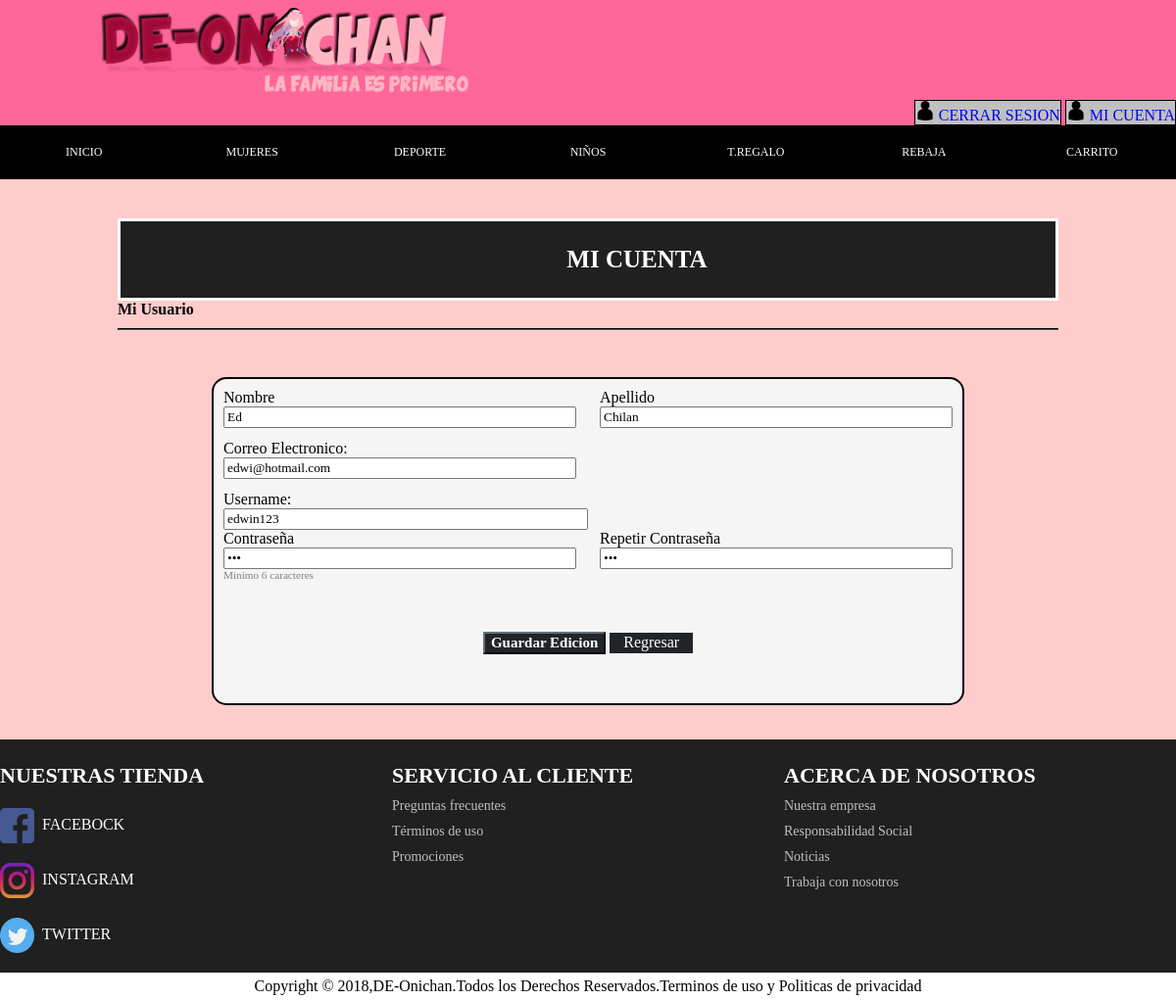
/index.php?c=Registro&a=mostrar (signed in), run on the app's committed database.
### tables this page shows
CREATE TABLE `usuarios` (
  `id` int(11) NOT NULL,
  `username` varchar(30) DEFAULT NULL,
  `password` varchar(30) DEFAULT NULL,
  `nombre` varchar(50) DEFAULT NULL,
  `apellidos` varchar(50) DEFAULT NULL,
  `email` varchar(100) NOT NULL,
  `tipo_usuario_tipo_id_user` int(11) NOT NULL
);

### controllers/RegistroController.php (called while the page is built, shortened)
<?php
require_once 'models/RegistroModel.php';
class RegistroController {
  private $model;
    public function __construct() {
        $this->model = new RegistroModel();
    }
        public function  mostrar(){
        $id = $_SESSION['id'];
        $registro = $this->model->consultaXId($id);
        require_once 'views/registro/listaregistroView.php';
    }
}

### config/Conexion.php (called while the page is built)
<?php
class Conexion{
    public static function getConexion(){
        $database_username = 'root';
        $database_password = '';
        $dbname="pruebausuarios";
        $dsn = 'mysql:host=localhost;dbname=' . $dbname;
        $conexion = null;
        try{
            $conexion = new PDO($dsn, $database_username, $database_password );
        }catch(Exception $e){
                echo $e;
                die("error " . $e->getMessage());
        }
        return $conexion;
    }
}

### models/RegistroModel.php (called while the page is built, shortened)
<?php
require_once 'config/Conexion.php';
class RegistroModel {
    private $con;
    public function __construct() {
        $this->con = Conexion::getConexion();
    }
     public function consultaXId($id) {
        $sql = "SELECT * FROM usuarios where id=:id";
        $stmt = $this->con->prepare($sql);
        $data = ['id' => $id];
        $stmt->execute($data);
        $resultados = $stmt->fetch(PDO::FETCH_ASSOC);
        return $resultados;
    }
}

### views/registro/listaregistroView.php (the view, shortened to what this page needs)
<?php require_once 'views/partials/encabezado.php'; ?>
<section class="registro">
        <div id="contenedor">
          <div >
              <div class="subtitulo"> <h2 style="text-align:center;">MI CUENTA</h2></div>
                     <h4  >Mi Usuario</h4>
                <hr  id="barraform">
                <div class="formularios">
                 <form id="formContacto" action="index.php?c=Registro&a=editar" " method="post" enctype="multipart/form-data" ">
                        <div class="row">
                            <div class=" col-md-6">
                                <label >Nombre</label> <br>
                                <input type="text" name="nombres" id="nombres" class="expansion" value="<?php echo $registro['nombre']; ?>""/>
                            </div>
                            <div class="col-md-6 ">
                                <label >Apellido</label> <br>
                                <input type="text" name="apellidos" id="apellidos" class="expansion" value="<?php echo $registro['apellidos']; ?>" />
                            </div>
                        </div>
                          <div class="row">
                            <div class="col-md-6">
                                <label>Correo Electronico:</label> <br>
                                <input type="text" name="correo" id="correo" class="expansion" value="<?php echo $registro['email']; ?>" />
                            </div>
                         </div>
                            <div class="col-md-6">
                                <label>Username:</label> <br>
                                <input type="text" name="user" id="user" class="expansion" value="<?php echo $registro['username']; ?>" />
                            </div>
                       <div class="row">
                            <div class=" col-md-6">
                                <label class=" col-md-6">Contraseña </label>
                                <input type="password" name="password" id="password" class="expansion" value="<?php echo $registro['password']; ?>"/>
                                <p style="font-size: 70%; color:gray;"> Minimo 6 caracteres </p>
                            </div>
                            <div class="col-md-6 ">
                                <label >Repetir Contraseña</label> <br>
                                <input type="password" name="recontraseña" id="recontraseña" class="expansion" value="<?php echo $registro['password']; ?>"/>
                            </div>
                        </div>
                         <div id="espacio">
                            <div style="text-align:center;">
                         <div style="display:inline-block;">
                             <input type="submit" class="btn-dark" value="Guardar Edicion">
                         </div>
                          <div style="display:inline-block; " class="boton">
                               <a href="index.php " style="font-weight: lighter;"> Regresar </a>
                           </div>
                          </div>
                          </div>
                    </form>
                </div>
            </div>
      </div>
        </section>
           <?php require_once 'views/partials/piedepagina.php'; ?>

### assets/css/cssmenuybase/menuestilo.css (style rules this page uses)
* { margin: 0; font-family:cursive; }
body { background:#ffcccc; }
.subtitulo { border: solid; background: #202020; color: white; }
.subtitulo h2 { text-align: left; margin-left: 100px; margin-bottom: 25px; margin-top: 25px; font-size: 25px; }

### assets/css/cssrebajas/EstilosRebajas.css (style rules this page uses)
* { font-family: Montserrat,sans-serif; }

### assets/css/cssregistro/cssregistro.css (style rules this page uses)
#contenedor { width: 80%; margin: 0 auto; margin-top: 40px; margin-bottom: 35px; }
.formularios { border: 2px solid black; border-radius: 15px; padding: 10px; background: whitesmoke; width: 80%; margin: 0 auto; margin-top: 5%; }
#espacio { padding: 40px; }
.row { margin-top:15px; }
.expansion { width: 100%; }
*, *::before, *::after { box-sizing: border-box; }
.row { --bs-gutter-x: 1.5rem; --bs-gutter-y: 0; display: flex; flex-wrap: wrap; margin-bottom: calc(var(--bs-gutter-x) * 0.5); margin-top: calc(var(--bs-gutter-y) * -1); margin-right: calc(var(--bs-gutter-x) * -.5); margin-left: calc(var(--bs-gutter-x) * -.5); }
.row > * { flex-shrink: 0; width: 100%; max-width: 100%; padding-right: calc(var(--bs-gutter-x) * .5); padding-left: calc(var(--bs-gutter-x) * .5); margin-top: var(--bs-gutter-y); }
@media (min-width: 768px) { .col-md-6 { flex: 0 0 auto; width: 50%; } }
.btn-dark { color: #fff; background-color: #212529; border-color: #212529; font-weight:900; font-size:15px; }
#barraform { margin-top:10px; margin-bottom: 20px; border-color:black; }
.boton a { color: #fff; background-color: #212529; border-color: #212529; text-decoration: none; padding:3px; padding-left: 14px; padding-right: 14px; padding-top: 1px; }

### views/partials/encabezado.php (style rules this page uses)
* { margin: 0; font-family:cursive; }

### data on the page
usuarios: nombres "Ed", apellidos "Chilan", correo "edwi@hotmail.com", user "edwin123"
